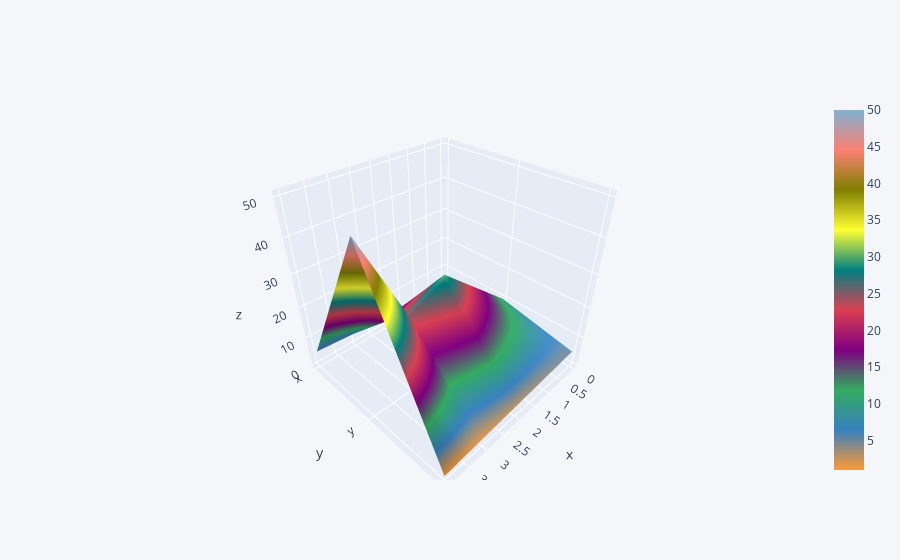

Notebook code for this chart:
### Markdown cell above
- Plot de um grafico 3d

### Code cell
df3.iplot(kind='surface')

### Figure 1 — Plotly figure (JSON) as saved in the notebook; plotly's stock layout.template omitted (floating-point values rounded to 4 significant figures)
{"data": [{"colorscale": [[0, "rgb(255, 153, 51)"], [0.1111, "rgb(55, 128, 191)"], [0.2222, "rgb(50, 171, 96)"], [0.3333, "rgb(128, 0, 128)"], [0.4444, "rgb(219, 64, 82)"], [0.5556, "rgb(0, 128, 128)"], [0.6667, "rgb(255, 255, 51)"], [0.7778, "rgb(128, 128, 0)"], [0.8889, "rgb(251, 128, 114)"], [1, "rgb(128, 177, 211)"]], "type": "surface", "x": [0, 1, 2, 3, 4], "y": ["x", "y", "z"], "z": [[1, 2, 3, 4, 5], [10, 20, 30, 25, 50], [5, 4, 3, 2, 1]]}], "layout": {"legend": {"bgcolor": "#F5F6F9", "font": {"color": "#4D5663"}}, "paper_bgcolor": "#F5F6F9", "plot_bgcolor": "#F5F6F9", "title": {"font": {"color": "#4D5663"}}, "xaxis": {"gridcolor": "#E1E5ED", "showgrid": true, "tickfont": {"color": "#4D5663"}, "title": {"font": {"color": "#4D5663"}, "text": ""}, "zerolinecolor": "#E1E5ED"}, "yaxis": {"gridcolor": "#E1E5ED", "showgrid": true, "tickfont": {"color": "#4D5663"}, "title": {"font": {"color": "#4D5663"}, "text": ""}, "zerolinecolor": "#E1E5ED"}}}
